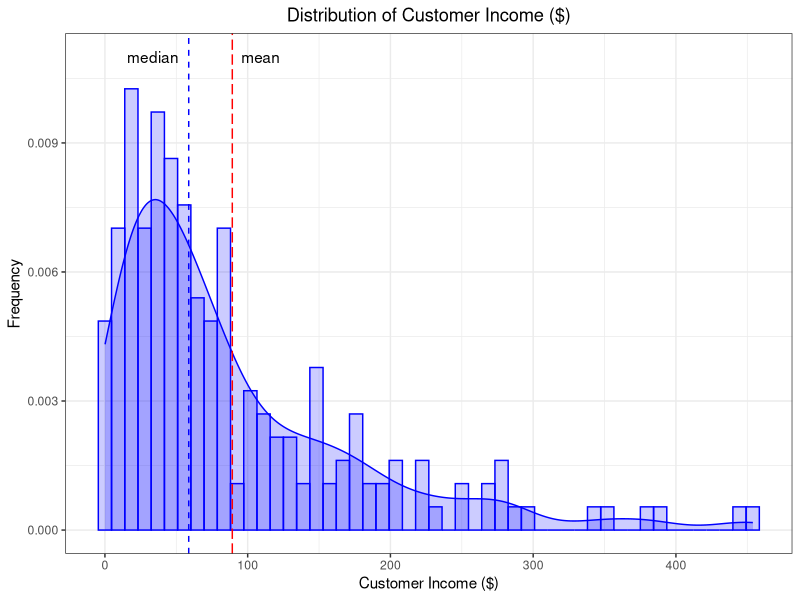
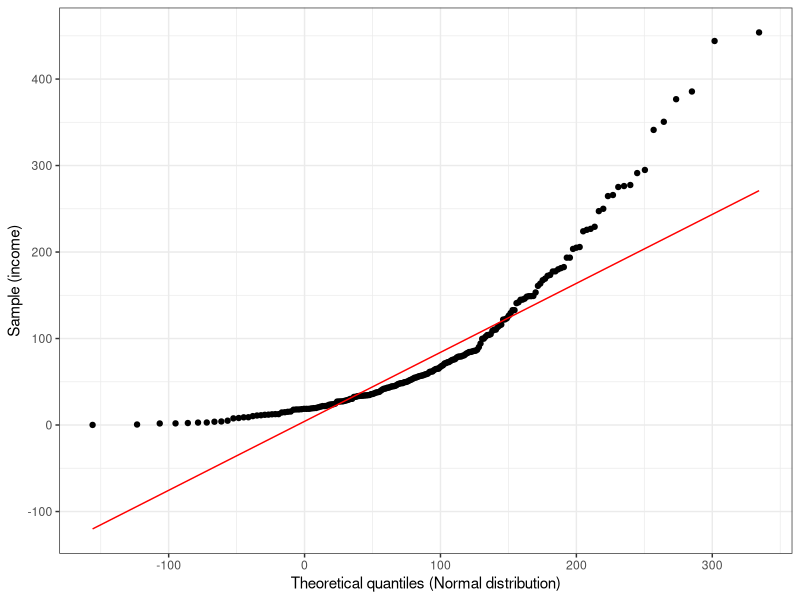
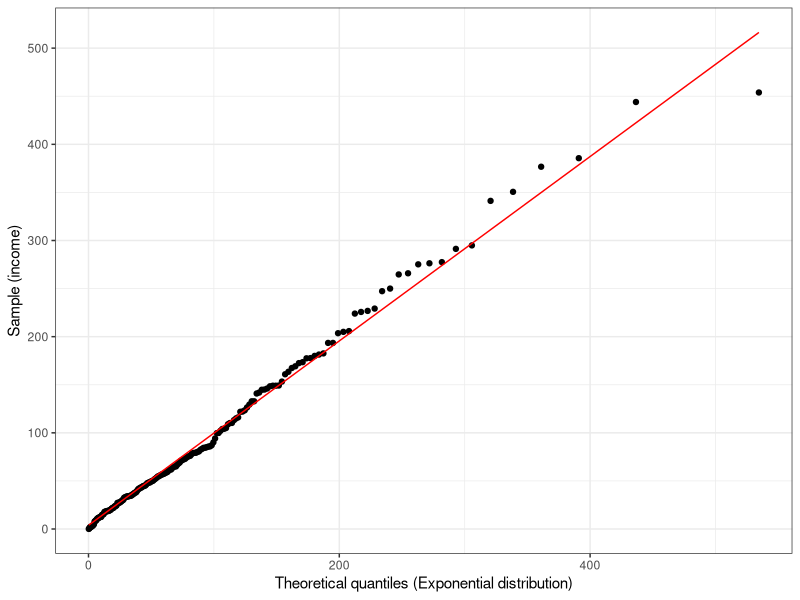
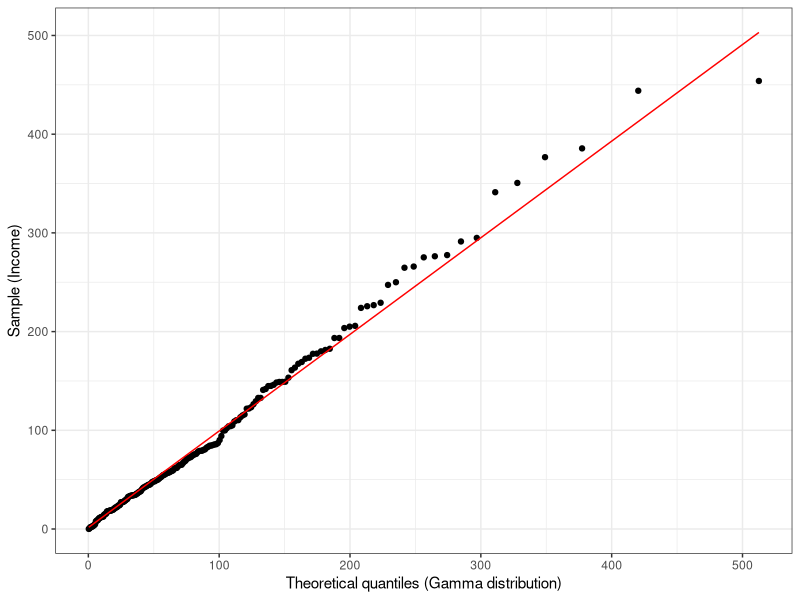
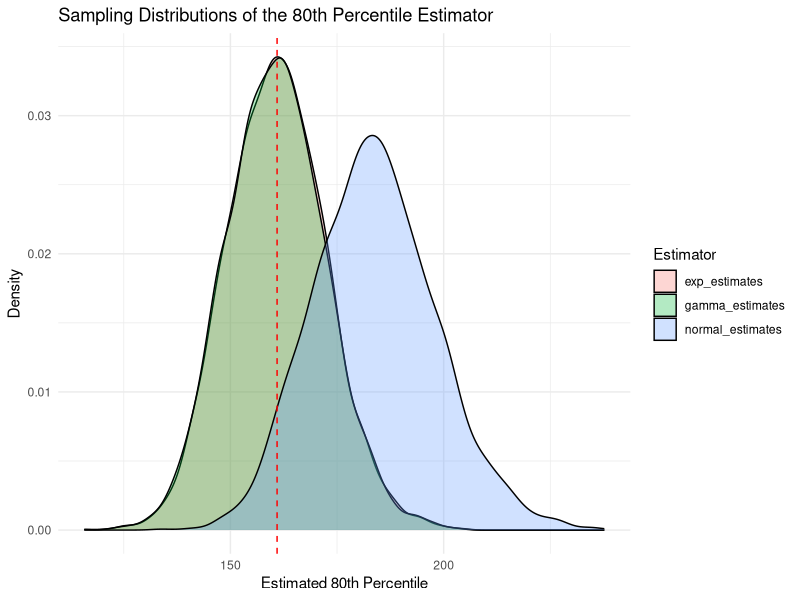
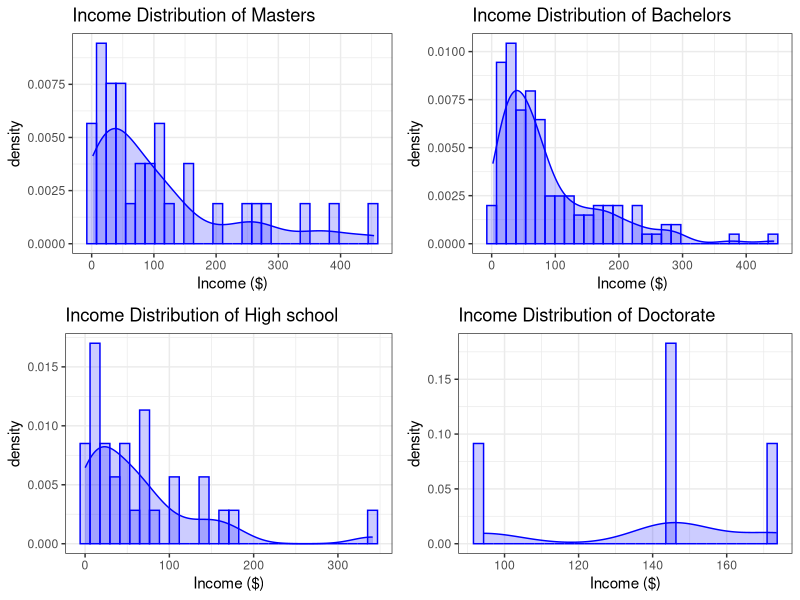
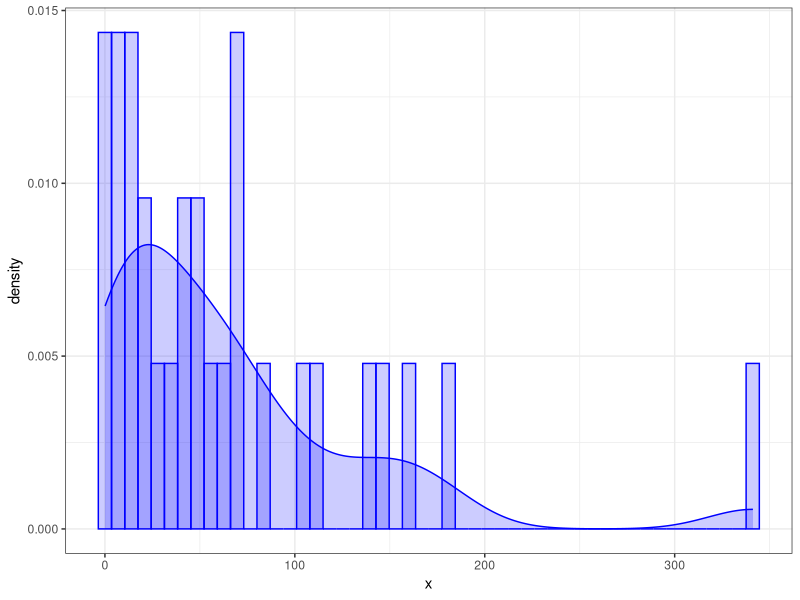
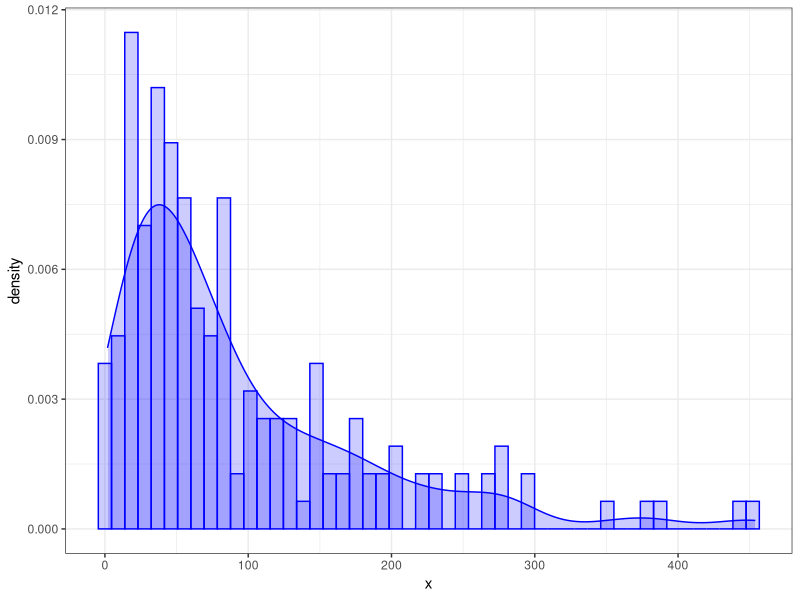

These figures' R source, in order:
## ---- chunk 1
knitr::opts_chunk$set(echo = TRUE, eval = TRUE, warning = FALSE, message = FALSE, error = FALSE)
library(tidyverse)
library(broom)
library(gridExtra)
library(MASS)

# Creates a histogram and smoothed histogram given a vector of values.
dataplot <- function(x, bins = 50, colour = "blue") {
  ggplot(tibble(x = x), aes(x = x, y = after_stat(density))) +
    geom_histogram(bins = bins, colour = colour, fill = colour, alpha = 0.2) +
    geom_density(colour = colour, fill = colour, alpha = 0.2) +
    theme_bw()
}

set.seed(24205242)
## ---- chunk 2
bank <- read_csv("banksurvey.csv")
head(bank)
## ---- chunk 3

income_summary <- #Provides descriptive stats of customer income 
  bank %>% 
  summarise(
    mean = mean(income), 
    median = median(income), 
    standard_deviation = sd(income), 
    max = max(income), 
    min = min(income)
  )

income_summary
## ---- chunk 4
dataplot(bank$income) + 
  geom_vline(xintercept = income_summary$mean, colour = "red", linetype = 5) +
  geom_vline(xintercept = income_summary$median, colour = "blue", linetype = 2) +
  annotate("text", label = "mean", x = income_summary$mean + 20, y = 0.011) +
  annotate("text", label = "median", x = income_summary$median - 25, y = 0.011) +
  xlab("Customer Income ($)") + 
  ylab("Frequency") + 
  ggtitle("Distribution of Customer Income ($)") + 
  theme(plot.title = element_text(hjust = 0.5))
## ---- chunk 5
normal_fit <- fitdistr(bank$income, "normal")
normal_fit %>% tidy()

exponential_fit <- fitdistr(bank$income, "exponential") 
exponential_fit %>% tidy()

gamma_fit <- fitdistr(bank$income, "gamma") 
gamma_fit %>% tidy()
## ---- chunk 6
qq_norm <- 
  bank %>% 
  ggplot() +
    aes(sample = income) +
    stat_qq(distribution = qnorm, dparams = normal_fit$estimate) +
    stat_qq_line(distribution = qnorm, dparams = normal_fit$estimate, color = "red") +
    theme(aspect.ratio = 1) +    
    theme_bw() +
    xlab("Theoretical quantiles (Normal distribution)") +
    ylab("Sample (income)")
qq_norm
## ---- chunk 7
qq_exp <- 
  bank %>% 
  ggplot() +
    aes(sample = income) +
    stat_qq(distribution = qexp, dparams = exponential_fit$estimate) +
    stat_qq_line(distribution = qexp, dparams = exponential_fit$estimate, color = "red") +
    theme(aspect.ratio = 1) +    
    theme_bw() +
    xlab("Theoretical quantiles (Exponential distribution)") +
    ylab("Sample (income)")
qq_exp
## ---- chunk 8
qq_gamma <- 
  bank %>% 
  ggplot() +
    aes(sample = income) +
    stat_qq(distribution = qgamma, dparams = gamma_fit$estimate) +
    stat_qq_line(distribution = qgamma, dparams = gamma_fit$estimate, color = "red") +
    theme(aspect.ratio = 1) +    
    theme_bw() +
    xlab("Theoretical quantiles (Gamma distribution)") +
    ylab("Sample (Income)")
qq_gamma
## ---- chunk 9
normal_80th_percentile <- qnorm(0.8, mean = normal_fit$estimate[1], sd =normal_fit$estimate[2])
exponential_80th_percentile <- qexp(0.8, rate = exponential_fit$estimate)
gamma_80th_percentile <- qgamma(0.8, shape = gamma_fit$estimate[1], rate = gamma_fit$estimate[2])
sample_80th_percentile <- quantile(bank$income, probs = 0.8, type = 7)

tibble(normal_80th_percentile, exponential_80th_percentile, gamma_80th_percentile, sample_80th_percentile)
## ---- chunk 10
B <- 5000
norm_quant <- matrix(nrow = B, ncol = 1)

for (b in 1:B) {
  temp <- sample(bank$income, replace = TRUE)
  fit <- fitdistr(temp, "normal")
  
  norm_quant[b,] <- qnorm(0.8, fit$estimate[1], fit$estimate[2])
}

normal_80th_percentiles <- quantile(norm_quant, c(0.025, 0.975))

normal_80th_percentiles
## ---- chunk 11
B <- 5000
exp_quant <- matrix(nrow = B, ncol = 1)

for (b in 1:B) {
  temp <- sample(bank$income, replace = TRUE)
  fit <- fitdistr(temp, "exponential")
  
  exp_quant[b,] <- qexp(0.8, fit$estimate)
}

exponential_80th_percentiles <- quantile(exp_quant, c(0.025, 0.975))
exponential_80th_percentiles
## ---- chunk 12
B <- 5000
gamma_quant <- matrix(nrow = B, ncol = 1)

for (b in 1:B) {
  temp <- sample(bank$income, replace = TRUE)
  fit <- fitdistr(temp, "gamma")
  
  gamma_quant[b,] <- qgamma(0.8, fit$estimate[1], fit$estimate[2])
}

gamma_80th_percentiles <- quantile(gamma_quant, c(0.025, 0.975))
gamma_80th_percentiles
## ---- chunk 13
B <- 5000
quant <- matrix(nrow = B, ncol = 1)

for (b in 1:B) {
  temp <- sample(bank$income, replace = TRUE)
  quant[b,] <- quantile(temp, probs = 0.8, type = 7)
}

sample_80th_percentiles <- quantile(quant, c(0.025, 0.975))
sample_80th_percentiles
## ---- chunk 14
data.frame(Normal_80th_percentiles = normal_80th_percentiles,
           Exponential_80th_percentiles = exponential_80th_percentiles,
           Gamma_80th_percentiles = gamma_80th_percentiles,
           Sample_80th_percentiles = sample_80th_percentiles,
           row.names = c("Lower",
                         "Upper")
           )
## ---- chunk 15
n <- 200
B <- 5000

samples <- replicate(B, rexp(n, rate = 1/100))

for (i in 5000) {
  sample <- rexp(200, 1/100)
  
}

normal_estimates <- apply(samples, 2, function(x) qnorm(0.8, mean(x), sd(x)))
exp_estimates <- apply(samples, 2, function(x) qexp(0.8, rate = 1/mean(x)))
gamma_estimates <- apply(samples, 2, function(x) {
  fit <- fitdistr(x, "gamma")
  qgamma(0.8, shape = fit$estimate["shape"], rate = fit$estimate["rate"])
})

true_80th_percentile <- qexp(0.8, 1/100)
all_80th_percentile_estimates <- tibble(normal_estimates, exp_estimates, gamma_estimates) 
## ---- chunk 16
all_80th_percentile_estimates %>%
  gather(key = "Estimator", value = "Estimate") %>%
  ggplot(aes(x = Estimate, fill = Estimator)) +
  geom_density(alpha = 0.3) +
  geom_vline(xintercept = true_80th_percentile, color = "red", linetype = "dashed") +
  labs(title = "Sampling Distributions of the 80th Percentile Estimator",
       x = "Estimated 80th Percentile", y = "Density") +
  theme_minimal()
## ---- chunk 17
bias_normal <- mean(normal_estimates) - true_80th_percentile
bias_exp <- mean(exp_estimates) - true_80th_percentile
bias_gamma <- mean(gamma_estimates) - true_80th_percentile

bias = c(bias_normal, bias_exp, bias_gamma)

sd_normal <- sd(normal_estimates)
sd_exp <- sd(exp_estimates)
sd_gamma <- sd(gamma_estimates)

sd = c(sd_normal, sd_exp, sd_gamma)

data.frame(Bias = bias,
           Standard_Deviation = sd,
           row.names = c("Normal",
                         "Exponential",
                         "Gamma"))
## ---- chunk 18
# Separate data based on education level
master <- bank %>% filter(education == "Master") 
bachelor <- bank %>% filter(education == "Bachelor") 
highschool <- bank %>% filter(education == "High school") 
doctorate <- bank %>% filter(education == "Doctorate") 

# Create histograms representing the distribution of income within each education level
master_plot <- dataplot(master$income, bins = 30) + ggtitle("Income Distribution of Masters")  + xlab("Income ($)")
bachelor_plot <- dataplot(bachelor$income, bins = 30) + ggtitle("Income Distribution of Bachelors") + xlab("Income ($)")
highschool_plot <- dataplot(highschool$income, bins = 30) + ggtitle("Income Distribution of High school") + xlab("Income ($)")
doctorate_plot <- dataplot(doctorate$income, bins = 30) + ggtitle("Income Distribution of Doctorate") + xlab("Income ($)")

grid.arrange(master_plot, bachelor_plot, highschool_plot, doctorate_plot)
## ---- chunk 19
# Filter data based on whether the customer has a university degree or not
completed_uni <- bank %>% filter(education != "High school")
n_completed_uni <- bank %>% filter(education == "High school")

# Take CLT-based confidence using the t-distribution
t_test_result <- t.test(completed_uni$income, n_completed_uni$income, conf.level = 0.95)
t_test_result$conf.int
## ---- chunk 20
dataplot(n_completed_uni$income)
dataplot(completed_uni$income)

gamma_exponential <- function(n, xbar, alpha = 1, beta = 1) {
  atil <- alpha + n
  btil <- beta + n*xbar
  out <- list(alpha_tilde = atil, beta_tilde = btil)
  return(out)
}

gamma_meanvar <- function(alpha, beta) {
  mean <- alpha / beta
  var <- alpha / (beta^2)
  out <- list(mean = mean, var = var)
  return(out)
}

n_completed_uni_posterior <- gamma_exponential(30, 65.06)
completed_uni_posterior <- gamma_exponential(170, 93.48941)
n_completed_uni_posterior #distribution of L_0
completed_uni_posterior #distribution of L_1

qgamma(c(0.025, 0.975), n_completed_uni_posterior$alpha_tilde, n_completed_uni_posterior$beta_tilde) #95% chance of L_0 being within this interval
qgamma(c(0.025, 0.975), completed_uni_posterior$alpha_tilde, completed_uni_posterior$beta_tilde) #95% chance of L_1 being within this interval
## ---- chunk 21
set.seed(24205242)
R <- 10000

sampleCompleted <- rgamma(R, completed_uni_posterior$alpha_tilde, completed_uni_posterior$beta_tilde)
sampleHighschool <- rgamma(R, n_completed_uni_posterior$alpha_tilde, n_completed_uni_posterior$beta_tilde)
sampleDifference <- sampleCompleted - sampleHighschool

blob <- qexp(0.8, sampleCompleted) - qexp(0.8, sampleHighschool)

quantile(blob, probs = c(0.025,0.975), type = 7)
